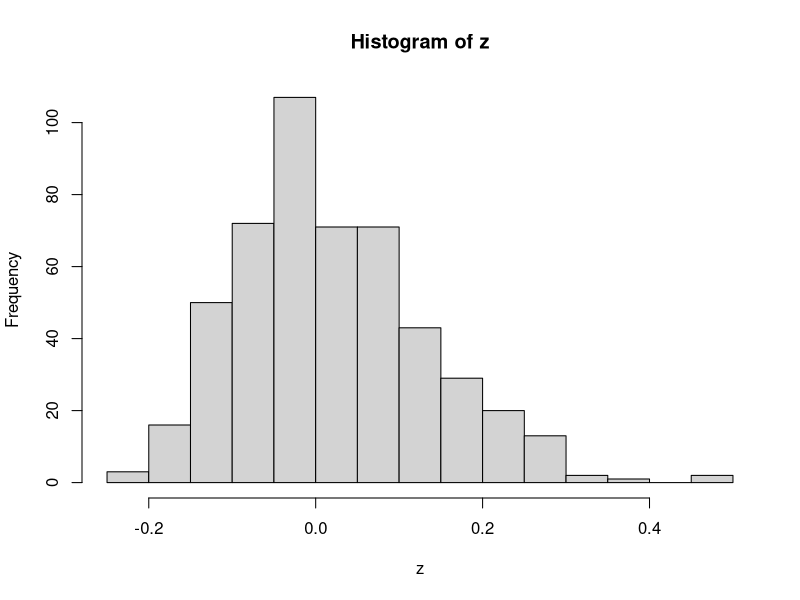

The R script that drew this image:

lambda <- 0.5
sample.size <- 35
simulation.size <- 500

x <- rexp(sample.size, lambda)
x.emv.lambda <- 1 / mean(x)

y <- matrix(sample(x, size = sample.size * simulation.size, replace = TRUE),
            simulation.size, sample.size)

z <- 1 / apply(y, 1, mean) - x.emv.lambda

hist(z)
mean(z)
var(z)
